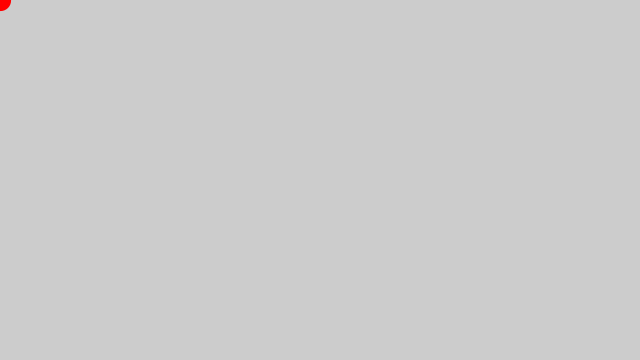
Frame 1 (no input)
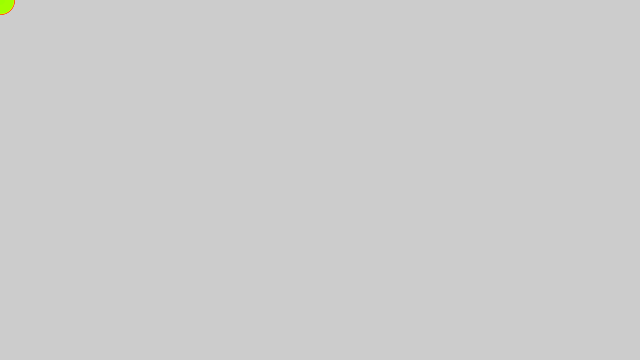
Frame 60 (the mouse pressed at the canvas centre just before this capture)
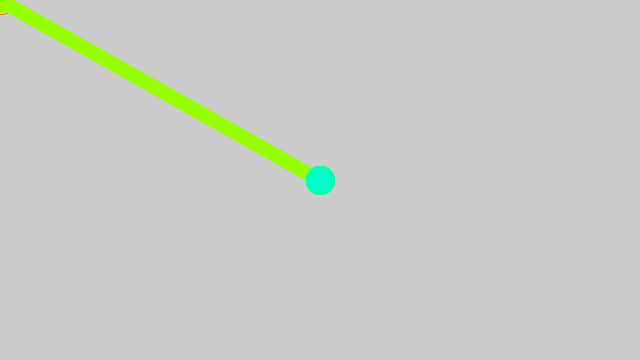
Frame 120 (the mouse held since frame 60 and released just before this capture)

The Processing sketch that drew these frames (run headless with seeded random() and noise(); from frame 60 on, the mouse is pressed at the canvas centre):

// Processing sketch: rainbowline
// ── rainbowline.pde
int col=0;

void setup() {
  size(640,360);
  colorMode(HSB);
}

void draw() {
  stroke(col,255,255);
  strokeWeight(random(5,30));
  fill(col,255,255);
  line(pmouseX, pmouseY, mouseX, mouseY);
  col=col + 1;
  if (col>255) {
    col=0;
  }
}
